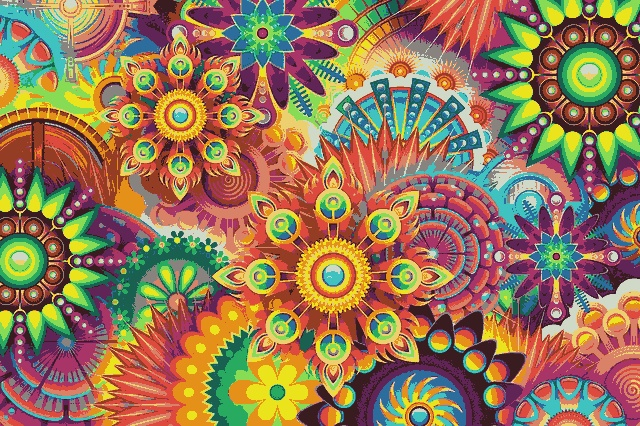
//> input picture unidade2/media/saida0.jpg, 640 x 426 px; its folder holds only this picture in this run
$ ./kmeans media/saida0.jpg   (built with g++ and OpenCV 4)
//> lines starting //> are read from the running program, lines starting //| are printed output that depends on the picture
#include <opencv2/opencv.hpp>
#include <cstdlib>

using namespace cv;

int main( int argc, char** argv ){
  for(int i = 0; i< 10; i++)
  {
    int nClusters = 16;
    Mat rotulos;
    int nRodadas = 1;
    Mat centros;

    if(argc!=2){
    exit(0);
    }

    Mat img = imread( argv[1], CV_LOAD_IMAGE_COLOR);
//> img is the input picture: 426 rows x 640 cols, CV_8UC3; mean B, G, R 86.4, 118.7, 149.7
    Mat samples(img.rows * img.cols, 3, CV_32F);

    for( int y = 0; y < img.rows; y++ ){
      for( int x = 0; x < img.cols; x++ ){
        for( int z = 0; z < 3; z++){
          samples.at<float>(y + x*img.rows, z) = img.at<Vec3b>(y,x)[z];
      }
    }
    }

    kmeans(samples,
      nClusters,
      rotulos,
      TermCriteria(CV_TERMCRIT_ITER|CV_TERMCRIT_EPS, 10000, 0.0001),
      nRodadas,
      KMEANS_RANDOM_CENTERS,
      centros );
//> centros = 16 rows, first 8: [77.61, 39.89, 94.8], [92.22, 213.7, 145.2], [62.75, 80.13, 209.9], [94.68, 164.2, 53.31], [157.6, 208.7, 224.7], [140.8, 108.9, 50.72], [96.84, 58.33, 159.5], [29.57, 27.55, 59.97]


    Mat rotulada( img.size(), img.type() );
    for( int y = 0; y < img.rows; y++ ){
      for( int x = 0; x < img.cols; x++ ){
      int indice = rotulos.at<int>(y + x*img.rows,0);
      rotulada.at<Vec3b>(y,x)[0] = (uchar) centros.at<float>(indice, 0);
      rotulada.at<Vec3b>(y,x)[1] = (uchar) centros.at<float>(indice, 1);
      rotulada.at<Vec3b>(y,x)[2] = (uchar) centros.at<float>(indice, 2);
    }
    }
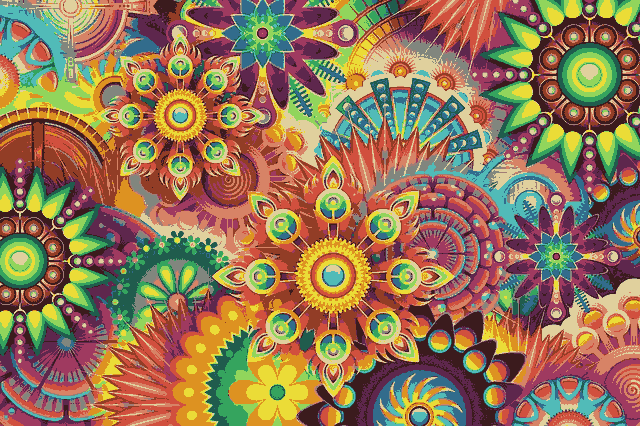
//> rotulada: 426 rows x 640 cols, CV_8UC3; mean B, G, R 85.9, 118.1, 149.1
    imshow( "clustered image", rotulada );
    char title[50];
    sprintf(title, "media/saida%d.jpg", i);
    imwrite(title, rotulada);
  }
}
